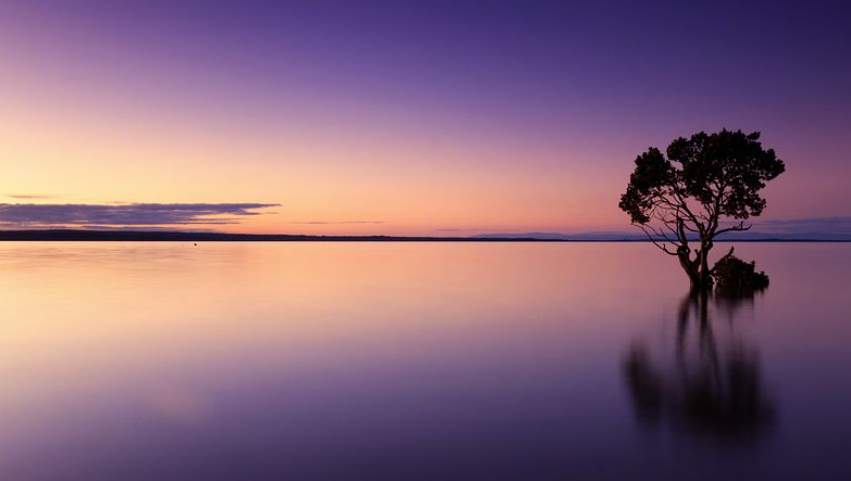
#> input picture projectimg.jpg, 851 x 481 px
$ python hello.py
#> lines starting #> are read from the running program, lines starting #| are printed output that depends on the picture
### bye.py
from PIL import Image
import os

def resize_image(input_path, output_path, scale=None, width=None, height=None, quality=85):
    """
    Resizes an image by a given scale or to specified dimensions (width and height),
    and decreases the file size by setting a lower JPEG quality if needed.

    Parameters:
    - input_path (str): Path to the input image file.
    - output_path (str): Path to save the resized image.
    - scale (float, optional): Scale factor to resize the image (e.g., 0.5 for 50%).
    - width (int, optional): New width in pixels. Ignored if scale is provided.
    - height (int, optional): New height in pixels. Ignored if scale is provided.
    - quality (int, optional): JPEG quality for output image (1-100, where 100 is best quality).

    Note: Either scale or both width and height should be provided.
    """
    # Open the original image
    img = Image.open(input_path)
    # Calculate new size based on scale or provided width/height
    if scale:
        new_width = int(img.width )
        new_height = int(img.height )
    elif width and height:
        new_width = width
        new_height = height
    else:
        raise ValueError("Provide either a scale or both width and height for resizing.")

    # Resize the image
    resized_img = img.resize((new_width, new_height), Image.LANCZOS)

    # Check if the image is in RGBA mode and convert to RGB if necessary
    if resized_img.mode == "RGBA":
        resized_img = resized_img.convert("RGB")

    # Save the resized image with the specified quality (for JPEG format)
    resized_img.save(output_path, quality=quality)
    print(output_path)
    print(f"Image saved at {output_path} with size {new_width}x{new_height} pixels at quality {quality}.")

    file_size_kb = os.path.getsize(output_path) / 1024  # Convert bytes to KB
    file_size_kb1 = os.path.getsize(input_path) / 1024  # Convert bytes to KB
    print(f"Image saved at {output_path} with size {new_width}x{new_height} pixels at quality {quality}.")
    print(f"Final file size: {file_size_kb1:.2f} KB")
    print(f"Final file size: {file_size_kb:.2f} KB")

    return file_size_kb1,file_size_kb,new_width,new_height

# Example Usage
# Resize to 50% of original size, save as JPEG with reduced quality of 70
# resize_image('./projectimg.jpg', 'output_scaled5.jpg', scale=0.5, quality=70)

### hello.py
import matplotlib.pyplot as plt
import numpy as np
from collections import deque
import time
import sys
from bye import resize_image
from PIL import Image

def initialize_plot(window_size=100, compression_factor=1, image_path="./projectimg.jpg", output_path="jhhj.jpg"):
    """Initialize the plotting environment and return necessary variables"""
    compression_factor = max(1, compression_factor)

    # Process image
    original_file_size, compressed_file_size, image_width, image_height = resize_image(
        image_path, output_path, scale=0.5, quality=70
    )

    # Initialize data structures
    x_data = deque(maxlen=window_size)
    y_data = deque(maxlen=window_size)
    compressed_data = deque(maxlen=window_size // compression_factor)

    # Set up plot
    plt.ion()
    fig, ax = plt.subplots()
    line, = ax.plot([], [], 'b-', label='Raw Data')
    compressed_line, = ax.plot([], [], 'r-', label='Compressed', alpha=0.7)

    # Configure plot
    ax.set_xlim(0, window_size)
    ax.set_ylim(0, 10)
    ax.grid(True)
    ax.set_title('Real-time Data Plot')
    ax.set_xlabel('Time')
    ax.set_ylabel('Value')
    ax.legend()

    # Add text box
    text_box = ax.text(0.05, 0.95, '', transform=ax.transAxes, verticalalignment='top')

    plot_state = {
        'window_size': window_size,
        'compression_factor': compression_factor,
        'x_data': x_data,
        'y_data': y_data,
        'compressed_data': compressed_data,
        'fig': fig,
        'ax': ax,
        'line': line,
        'compressed_line': compressed_line,
        'text_box': text_box,
        'original_file_size': original_file_size,
        'compressed_file_size': compressed_file_size
    }

    return plot_state

def compress_data(y_data, compressed_data, compression_factor):
    """Apply simple moving average compression to the data"""
    if len(y_data) >= compression_factor:
        compressed_y = np.mean(list(y_data)[-compression_factor:])
        compressed_data.append(compressed_y)

def update_plot(plot_state, new_value):
    """Update the plot with new data"""
    # Unpack necessary values
    x_data = plot_state['x_data']
    y_data = plot_state['y_data']
    compressed_data = plot_state['compressed_data']
    compression_factor = plot_state['compression_factor']
    window_size = plot_state['window_size']

    # Update data
    x_data.append(len(x_data))
    y_data.append(new_value)

    if len(x_data) % compression_factor == 0:
        compress_data(y_data, compressed_data, compression_factor)

    # Update raw data line
    plot_state['line'].set_xdata(list(x_data))
    plot_state['line'].set_ydata(list(y_data))

    # Update compressed data line
    if compressed_data:
        compressed_x = np.linspace(0, len(x_data), len(compressed_data))
        plot_state['compressed_line'].set_xdata(compressed_x)
        plot_state['compressed_line'].set_ydata(list(compressed_data))

    # Update plot window
    if len(x_data) >= window_size:
        plot_state['ax'].set_xlim(len(x_data) - window_size, len(x_data))

    # Update text box
    plot_state['text_box'].set_text(
        f"Original file size: {plot_state['original_file_size']:.2f} KB\n"
        f"Compressed file size: {plot_state['compressed_file_size']:.2f} KB"
    )

    # Refresh plot
    plot_state['fig'].canvas.draw()
    plot_state['fig'].canvas.flush_events()

def close_plot(plot_state):
    """Close the plot properly"""
    plt.ioff()
    plt.close(plot_state['fig'])

def main():
    # Create plot with window of 100 points and compression factor of 5
    plot_state = initialize_plot(window_size=100, compression_factor=5)
#> in resize_image, img is the input picture: PIL image 851x481 RGBA; mean R, G, B, A 136.5, 103.2, 122.4, 255
#| Image saved at jhhj.jpg with size 851x481 pixels at quality 70.
#| Image saved at jhhj.jpg with size 851x481 pixels at quality 70.

    try:
        # Simulate real-time data
        for i in range(200):
            # Generate random data (replace with your data source)
            new_value = np.random.rand() * 10

            # Update plot
            update_plot(plot_state, new_value)

            # Control update rate
            time.sleep(0.05)

    except KeyboardInterrupt:
        print("Stopping data collection...")

    finally:
        close_plot(plot_state)
#> in close_plot, `plt.close(plot_state['fig'])`:
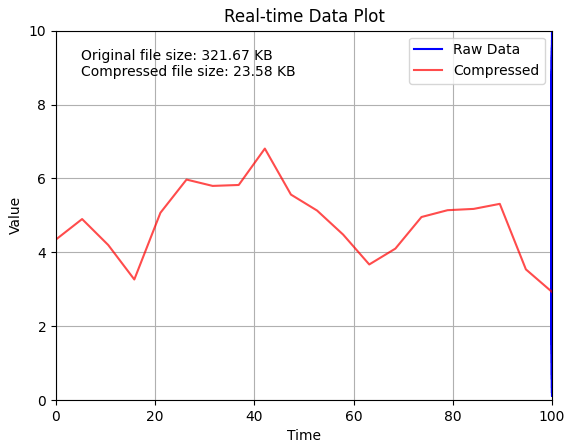
#> figure drawn by matplotlib, 1 panel; curve peaks at x = 42.11, y = 6.81
if __name__=="__main__":
    main()
